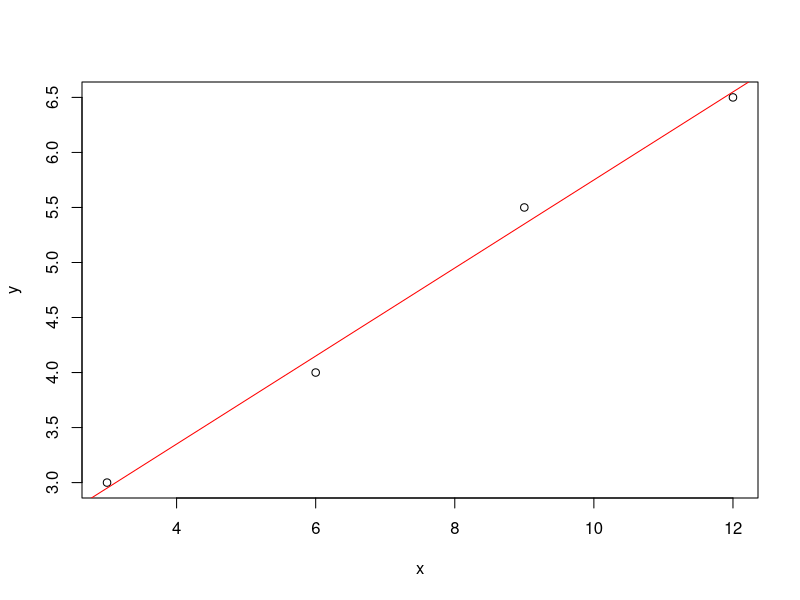
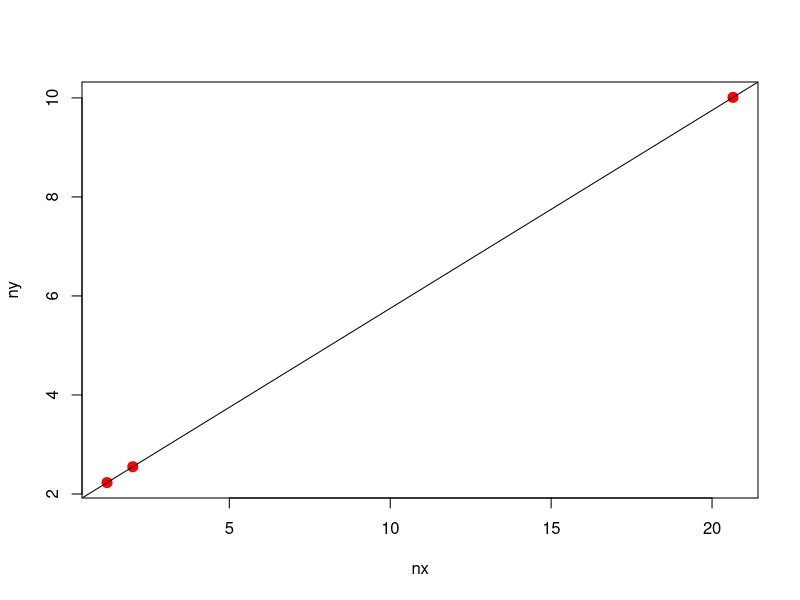
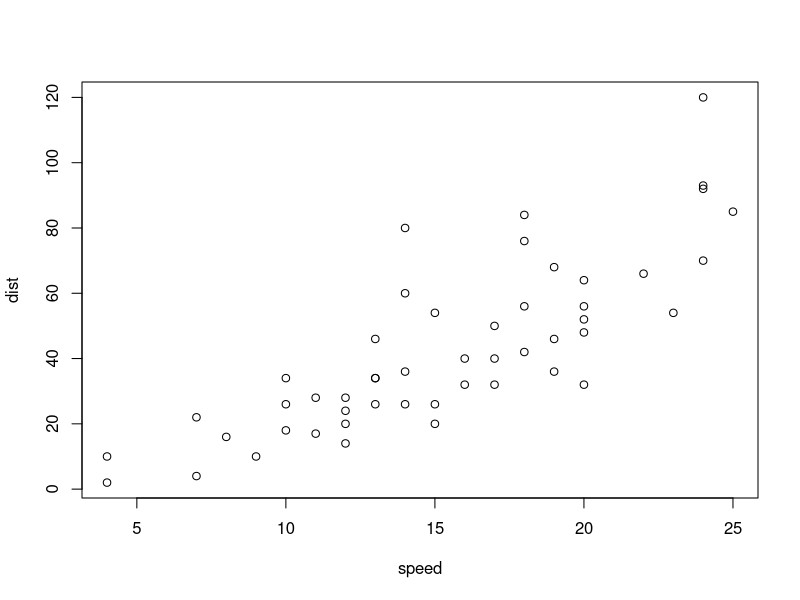
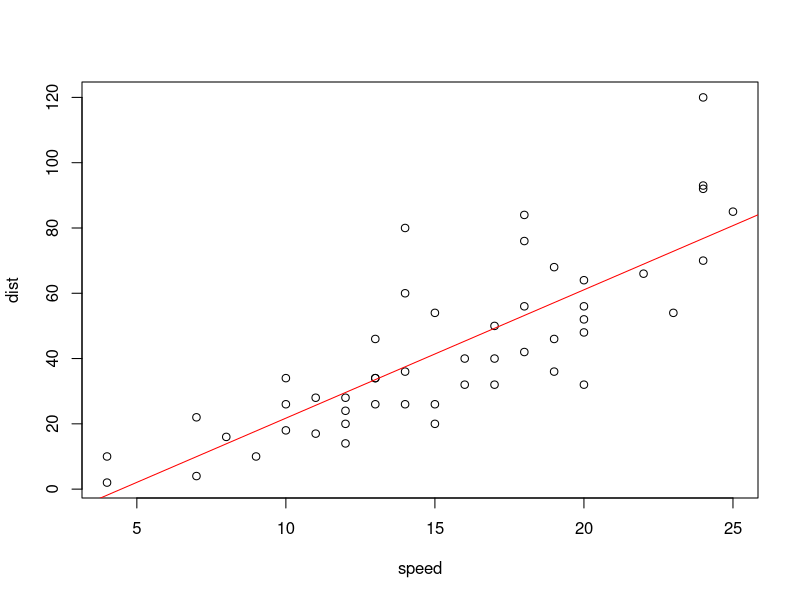
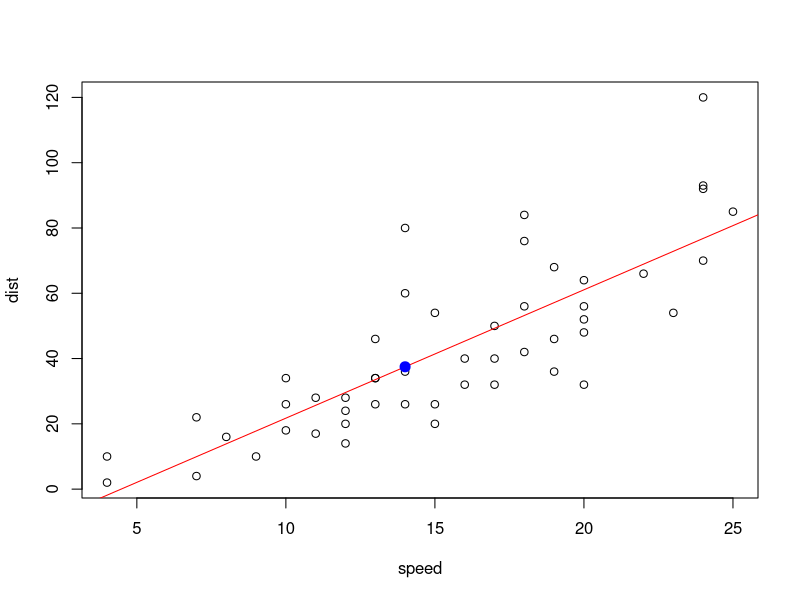
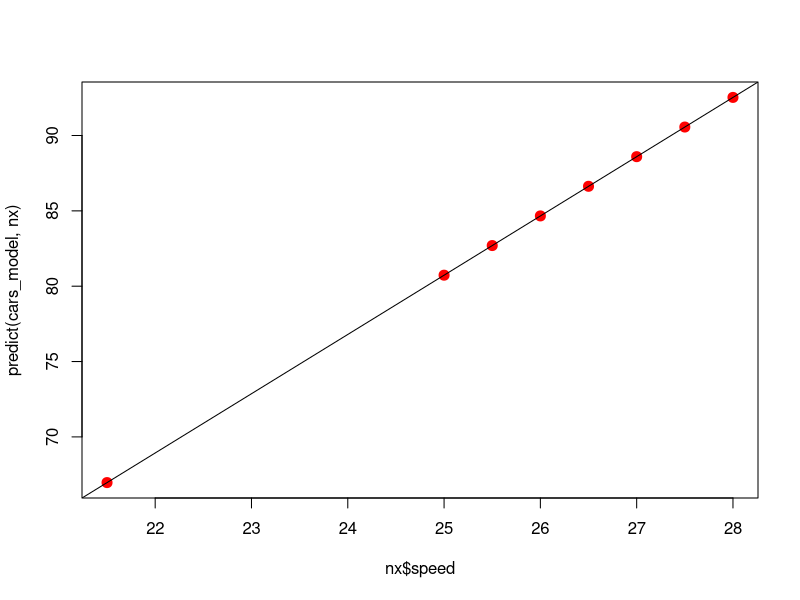
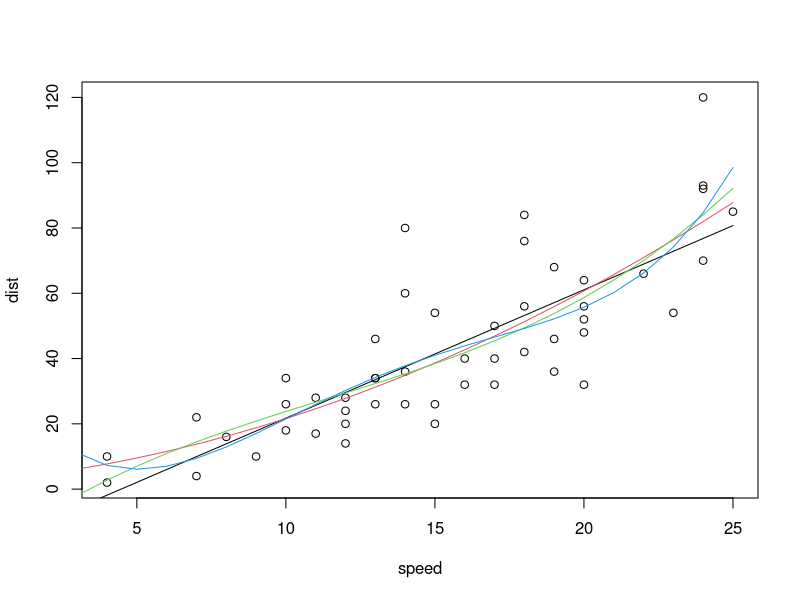
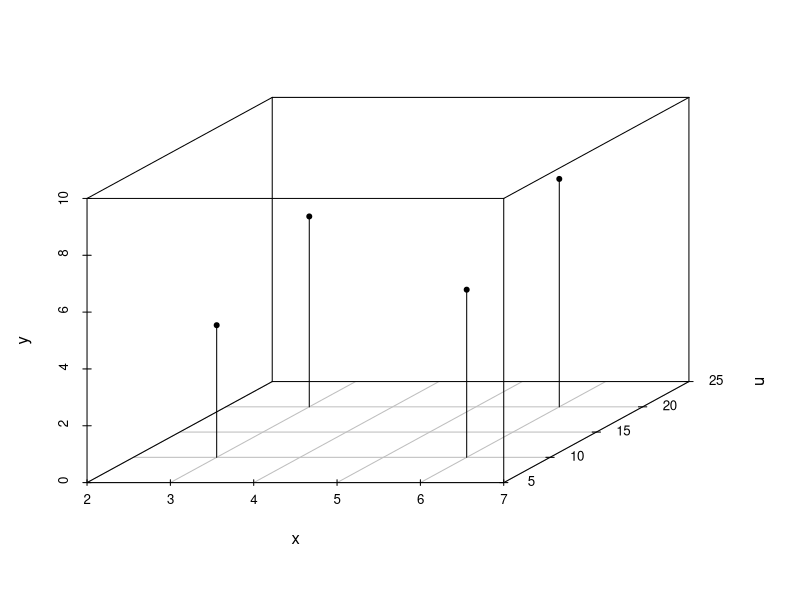

The R script that drew these images, in order:
# 3. 단순 선형 회귀

x = c(3.0, 6.0, 9.0, 12.0)
y = c(3.0, 4.0, 5.5, 6.5)
m = lm(y ~ x)
m

plot(x, y)
abline(m, col = 'red')

coef(m)       
fitted(m)     
residuals(m)  
deviance(m)   
deviance(m)/length(x) 

summary(m)

new_x <- data.frame(x = c(1.2, 2.0, 20.65))
predict(m, newdata = new_x)

nx <- c(1.2, 2.0, 20.65)
ny <- c(2.23, 2.55, 10.01)
plot(nx, ny, col='red', cex=2, pch=20)
abline(m)





# 4 단순 선형 회귀의 적용 : cars 데이터

str(cars)
head(cars)
plot(cars)

cars_model <- lm(dist ~ speed, data = cars)
coef(cars_model)
plot(cars)
abline(cars_model, col = 'red')

cars[20, ]
fitted(cars_model)
residuals(cars_model)

plot(cars)
abline(cars_model, col = 'red')
points(14, 37.474628, col='blue', cex=2, pch=20)

nx1 <- data.frame(speed = c(21.5))
predict(cars_model, nx1)
nx2 <- data.frame(speed = c(25.0, 25.5, 26.0, 26.5, 27.0, 27.5, 28.0))
predict(cars_model, nx2)

nx <- data.frame(speed = c(21.5, 25.0, 25.5, 26.0, 26.5, 27.0, 27.5, 28.0))
plot(nx$speed, predict(cars_model, nx), col ='red', cex = 2, pch = 20)
abline(cars_model)

plot(cars)      
x <- seq(0, 25, length.out = 26)
for(i in 1:4) {  
  m <- lm(dist ~ poly(speed, i), data = cars)
  lines(x, predict(m, data.frame(speed = x)), col = i) 
}
print(m)

for(i in 1:4) {  
  m <- lm(dist ~ poly(speed, i), data = cars)
  assign(paste('m', i, sep = '.'), m)        # i차 모델 m을 m.i로 선언
}

anova(m.1, m.2, m.3, m.4)                 





# 5 다중 선형 회귀

install.packages('scatterplot3d')
library(scatterplot3d)
x <- c(3.0, 6.0, 3.0, 6.0)
u <- c(10.0, 10.0, 20.0, 20.0)
y <- c(4.65, 5.9, 6.7, 8.02)
scatterplot3d(x, u, y, xlim = 2 : 7, ylim = 7 : 23, zlim = 0 : 10, pch = 20, type = 'h')


m <- lm(y ~ x + u)
coef(m)

s <- scatterplot3d(x, u, y, xlim = 2 : 7, ylim = 7 : 23, zlim = 0 : 10, pch = 20, type = 'h')
s$plane3d(m)

fitted(m)
residuals(m) 
deviance(m)           
deviance(m)/length(x) 

new_x <- c(7.5, 5.0)
new_u <- c(15.0, 12.0)
new_data <- data.frame(x = new_x, u = new_u)          
new_y <- predict(m, new_data)
new_y

s <- scatterplot3d(new_x, new_u, new_y, xlim = 0 : 10, ylim = 7 : 23, zlim = 0 : 10, pch = 20, type = 'h', color = 'red', angle = 60)
s$plane3d(m)
